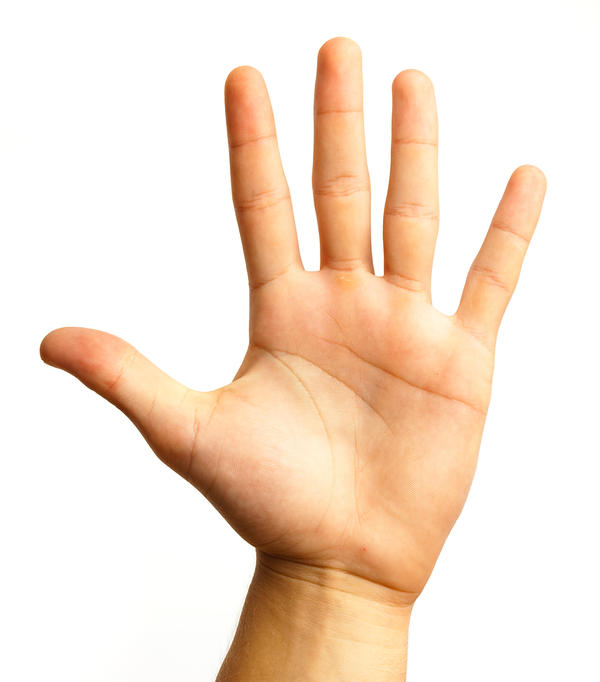
#> input picture Notebooks/images/hand.jpeg, 600 x 682 px
$ jupyter execute --allow-errors '8. CV. Image segmentation.ipynb'
#> lines starting #> are read from the running program, lines starting #| are printed output that depends on the picture; after the words box and inside, x2 and y2 are one past the last pixel; in counts of white or black regions, pixels touching at a corner belong together; long printed decimals are rounded
# Image segmentation
---

Grouping, or segmenting, images into distinct parts according to a set of features is known as image segmentation.

The simplest case for image segmentation is in background subtraction. In video and other applications, it is often the case that a human has to be isolated from a static or moving background, and so we have to use segmentation methods to distinguish these areas. Image segmentation is also used in a variety of complex recognition tasks, such as in classifying every pixel in an image of the road.

### Image contours
---

Edge detection algorithms are often used to detect the boundaries of objects. But, after performing edge detection you'll often be left with sets of edges that highlight not only object boundaries but also interesting features and lines. And to do image segmentation, you'll want only complete closed boundaries that marked distinct areas and objects in an image. One technique that's useful for this is called, Image Contouring.

Image contours, are continuous curves that follow the edges along a perceived boundary. So contours can be used for image segmentation and they can also provide a lot of information about the shape of an object boundary.

#### Basic imports

[cell 1]
import numpy as np
import cv2

import matplotlib.pyplot as plt
import math

#### Load and produce a binary image

[cell 2]
hand = cv2.cvtColor(cv2.imread("images/hand.jpeg"), cv2.COLOR_BGR2RGB)
gray_hand = cv2.cvtColor(hand, cv2.COLOR_RGB2GRAY)
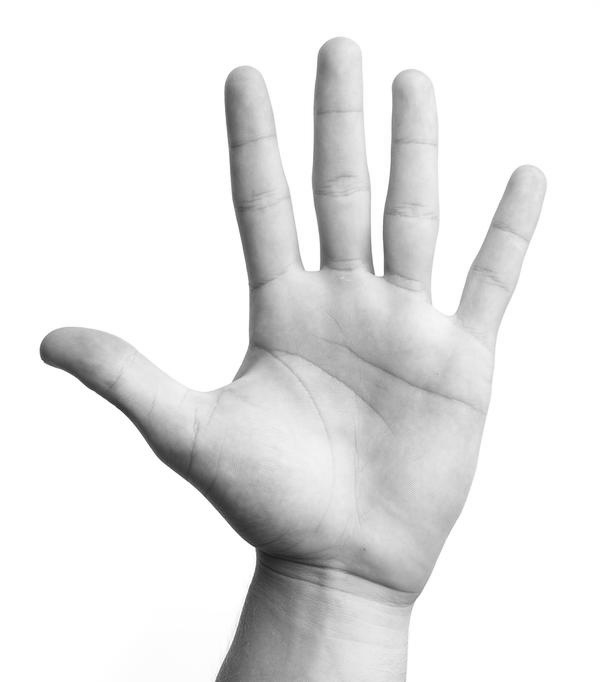
#> gray_hand: shape (682, 600); min 29, max 255, mean 230.6

hand_edges = cv2.Canny(gray_hand, 25, 200)
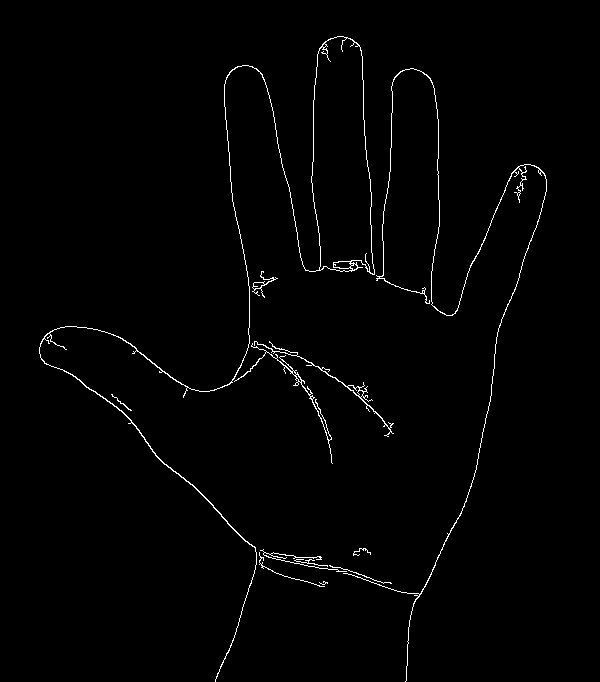
#> hand_edges: shape (682, 600); 1.3% white in thin lines or dots, all inside (x1, y1, x2, y2) = (39, 36, 547, 682)

retval, binary = cv2.threshold(hand_edges, 127, 255, cv2.THRESH_BINARY)
binary = cv2.dilate(binary, np.ones((3,3)), iterations = 1)
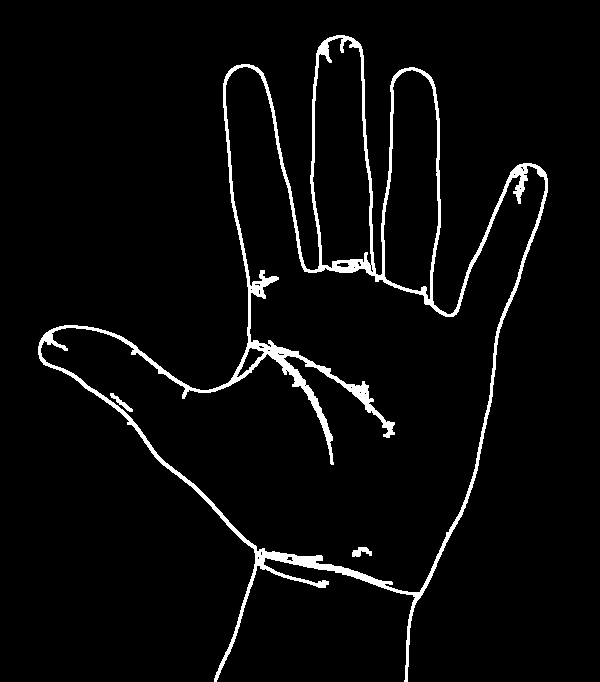
#> binary: shape (682, 600); 4% white; 3 white regions

plt.imshow(binary, cmap="gray")

#### Find and draw the contours

[cell 3]
# Find contours in binary image
(contours, _) = cv2.findContours(hand_edges, cv2.RETR_TREE, cv2.CHAIN_APPROX_SIMPLE)
#> contours = 27 contours, 16 with area under 20; largest, box (x1, y1, x2, y2) and area: (39, 36, 375, 682) 12048, (311, 36, 375, 275) 11563, (254, 341, 394, 437) 175, (343, 68, 547, 682) 169, (234, 343, 333, 464) 124

hand_copy = np.copy(hand)

all_contours = cv2.drawContours(hand_copy, contours, -1, (0,255,0), 10)
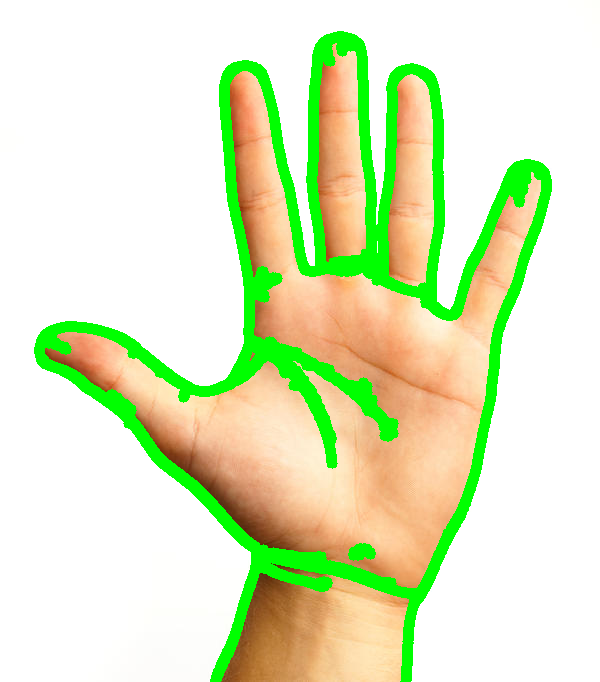
#> all_contours: shape (682, 600, 3); mean R, G, B 220.6, 234, 192.3

plt.imshow(all_contours)

#### Contour Features

Every contour has a number of features that you can calculate, including the area of the contour, it's orientation (the direction that most of the contour is pointing in), it's perimeter, and many other properties outlined in [OpenCV documentation, here](https://docs.opencv.org/4.5.5/dd/d49/tutorial_py_contour_features.html).

We will identify the orientations of both the left and right hand contours. The orientation should give you an idea of which hand has its thumb up and which one has its thumb down.

#### Orientation

The orientation of an object is the angle at which an object is directed. To find the angle of a contour, you should first find an ellipse that fits the contour and then extract the `angle` from that shape.

```python
# Fit an ellipse to a contour and extract the angle from that ellipse
(x,y), (MA,ma), angle = cv2.fitEllipse(selected_contour)
```

**Orientation values**

These orientation values are in degrees measured from the x-axis. A value of zero means a flat line, and a value of 90 means that a contour is pointing straight up.

So, the orientation angles that you calculated for each contour should be able to tell us something about the general position of the hand. The hand with it's thumb up, should have a higher (closer to 90 degrees) orientation than the hand with it's thumb down.

[cell 4]
# Read in the image
image = cv2.imread('images/thumbs_up_down.jpg')
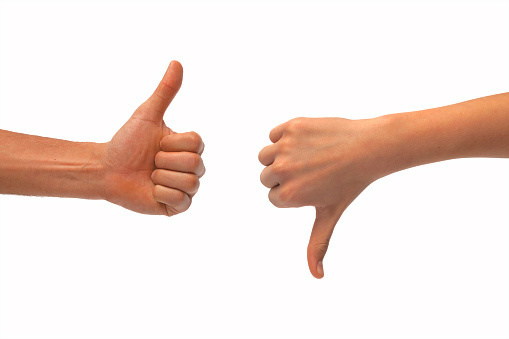
#> input picture Notebooks/images/thumbs_up_down.jpg, 509 x 339 px
#> image is the input picture: shape (339, 509, 3); mean B, G, R 221.7, 227.3, 242.6

# Change color to RGB (from BGR)
image = cv2.cvtColor(image, cv2.COLOR_BGR2RGB)

plt.imshow(image)

[cell 5]
# Convert to grayscale
gray = cv2.cvtColor(image,cv2.COLOR_RGB2GRAY)
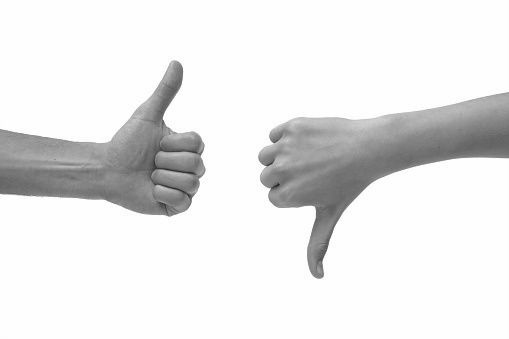
#> gray: shape (339, 509); min 32, max 255, mean 231.4

# Create a binary thresholded image
retval, binary = cv2.threshold(gray, 225, 255, cv2.THRESH_BINARY_INV)
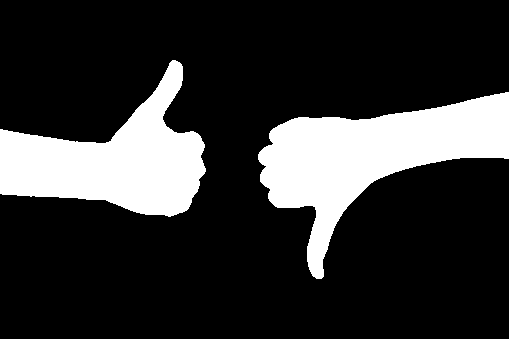
#> binary: shape (339, 509); 19.8% white; 2 white regions

plt.imshow(binary, cmap='gray')

[cell 6]
# Find contours from thresholded, binary image
(contours, _) = cv2.findContours(binary, cv2.RETR_TREE, cv2.CHAIN_APPROX_SIMPLE)
#> contours = 2 contours; box (x1, y1, x2, y2) and area: (258, 92, 509, 279) 18140, (0, 60, 206, 217) 15366

# Draw all contours on a copy of the original image
contours_image = np.copy(image)
contours_image = cv2.drawContours(contours_image, contours, -1, (0,255,0), 3)
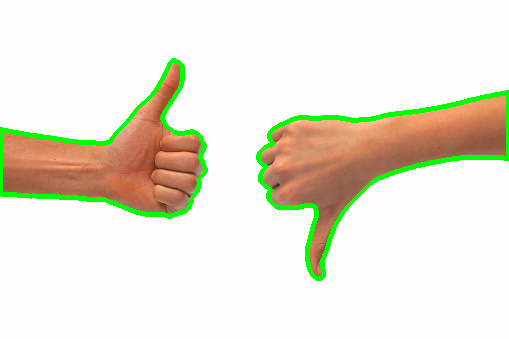
#> contours_image: shape (339, 509, 3); mean R, G, B 234.3, 230.1, 215.5

plt.imshow(contours_image)

[cell 7]
# Create an empty list to store the angles in
angles = []

for contour in contours:
    (x,y), (MA,ma), angle = cv2.fitEllipse(contour)
    angles.append(angle)
#> this loop made 2 passes
#> (x, y, MA, ma, angle) on passes 1 to 2: (355.8, 165.5, 142.2, 254.6, 61.36), (119.2, 147.6, 152.1, 191.4, 82.28)
#> after the loop, angles = [61.36, 82.28]

print(f'Angles of each contour (in degrees): {angles}')
#| Angles of each contour (in degrees): [61.358, 82.276]

[cell 8]
# Isolate a part of the image based on the contours
selected_contour = contours[angles.index(max(angles))]
#> selected_contour = contour of 245 points, box (x1, y1, x2, y2) (0, 60, 206, 217), area 15366

if(selected_contour is not None):
    cropped_image = np.copy(image)

    # Find the bounding rectangle of a selected contour
    x,y,w,h = cv2.boundingRect(selected_contour)
#> x = 0; y = 60; w = 206; h = 157

    # Draw the bounding rectangle as a purple box
    box_image = cv2.rectangle(cropped_image, (x,y), (x+w,y+h), (200,0,200),2)

    cropped_image = cropped_image[y: y + h, x: x + w]
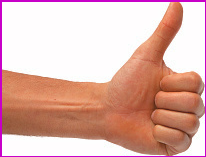
#> cropped_image: shape (157, 206, 3); mean R, G, B 223.2, 180.2, 172.3
    plt.imshow(cropped_image)
